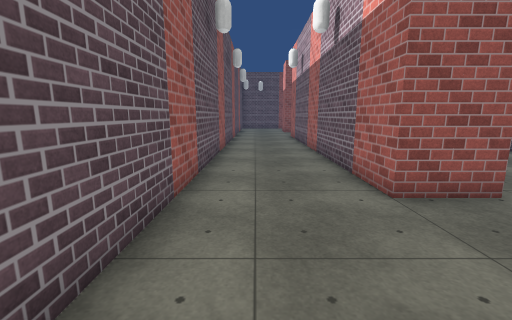
view 1 (above)

23 first-person views from a walk through a Unity game level. The camera is 1.5 m above the floor, tilts 10° down and sees 90° across. The floor is counted in squares, 1 m on a side. Each view is taken from the middle of a square. On the plan, view 1 faces up. The plan holds only what a view shows up to about 13 squares ahead; the rest is blank. The place goes on beyond the plan. The player is left out. Some surface patterns are stand-ins.

view 2
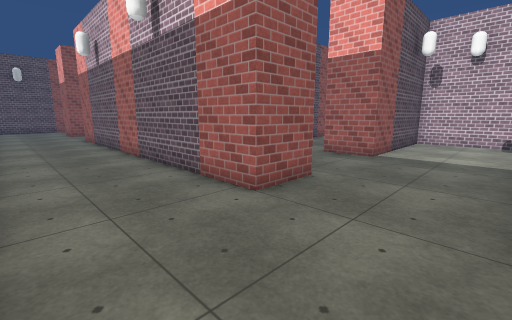

view 3
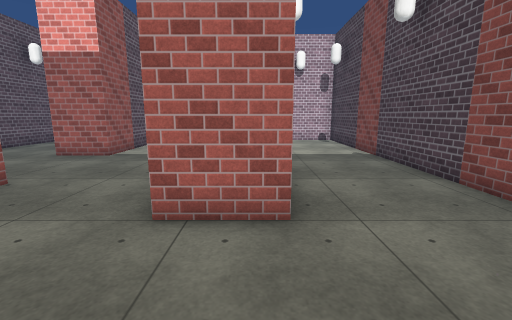

view 4
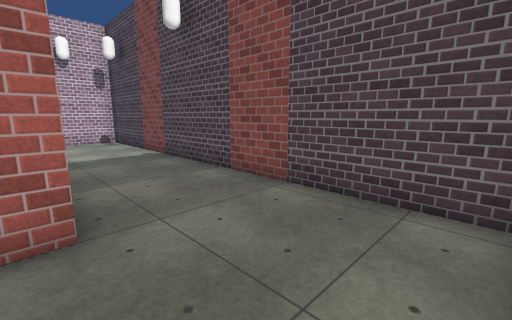

view 5
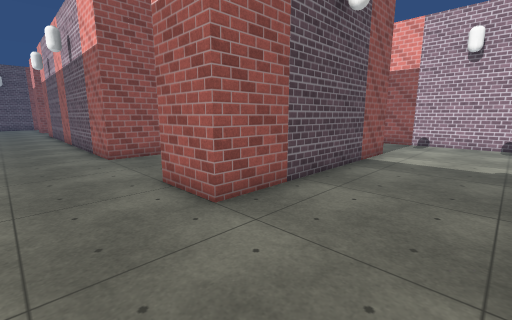

view 6
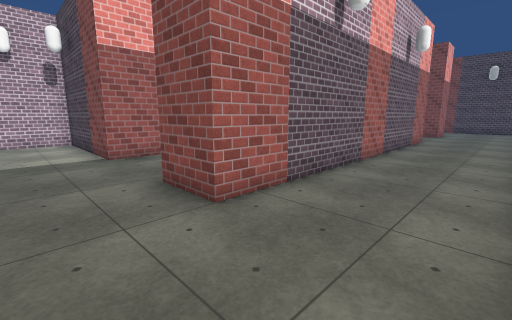

view 7
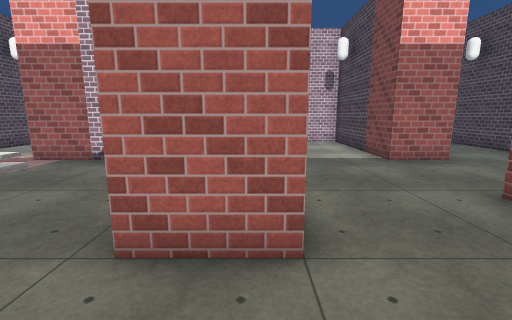

view 8
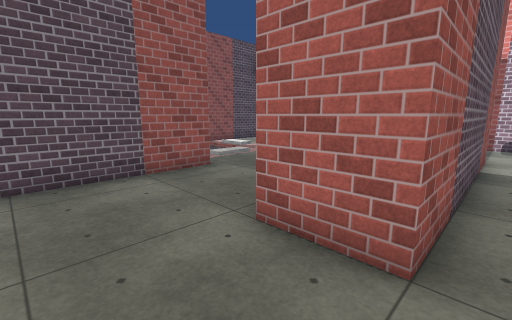

view 9
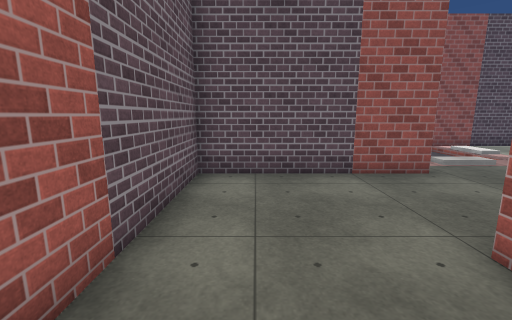

view 10
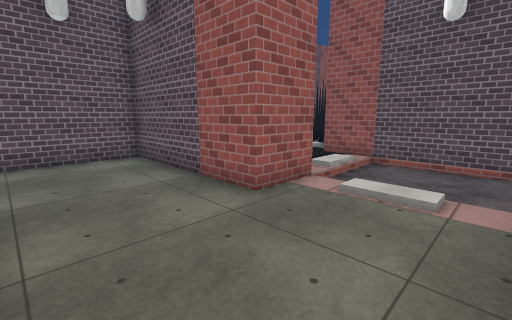

view 11
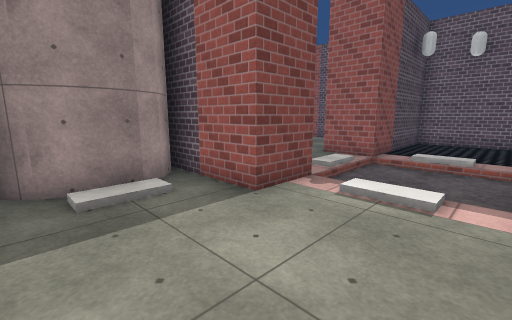

view 12
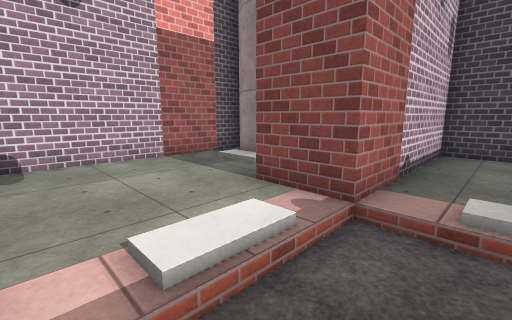

view 13
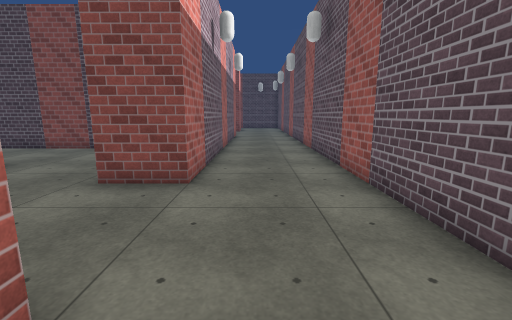

view 14
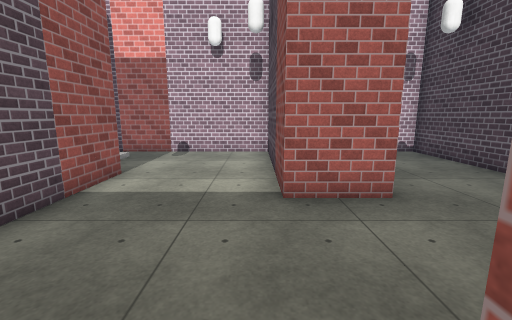

view 15
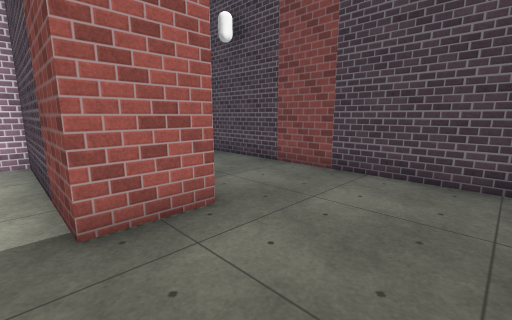

view 16
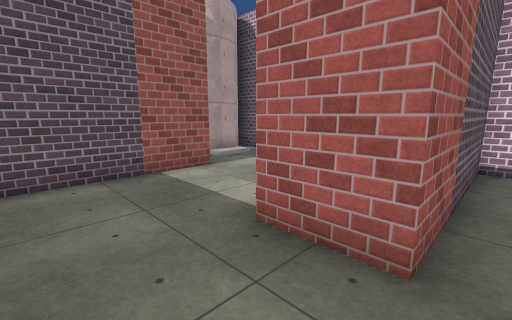

view 17
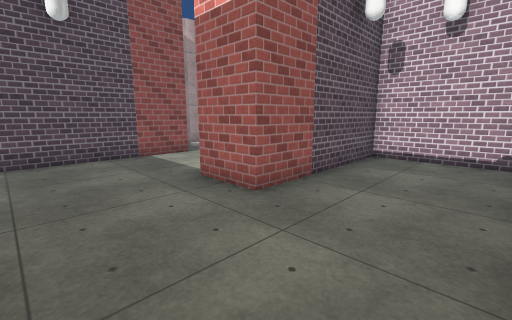

view 18
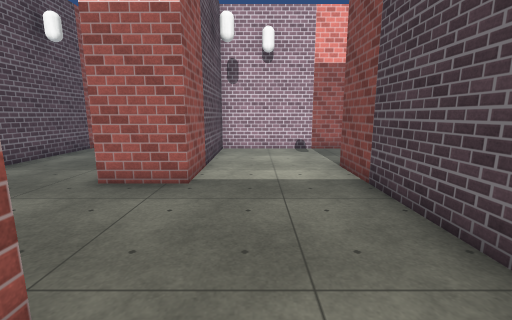

view 19
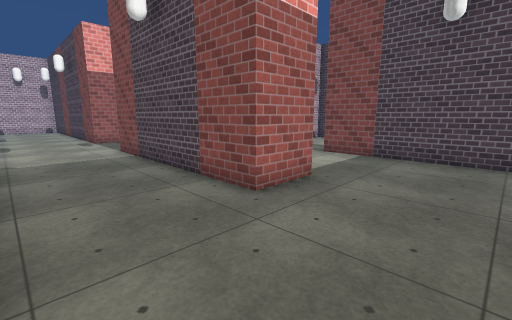

view 20
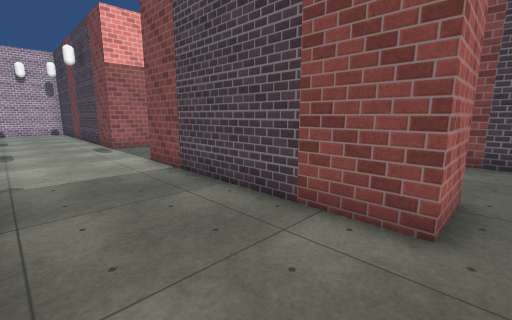

view 21
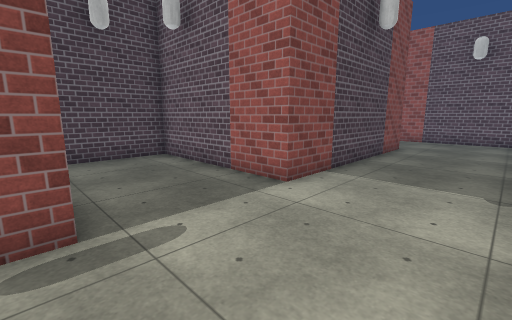

view 22
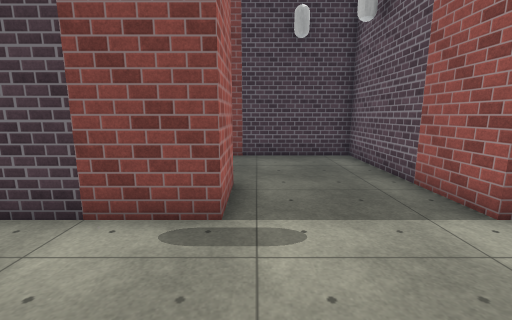

view 23
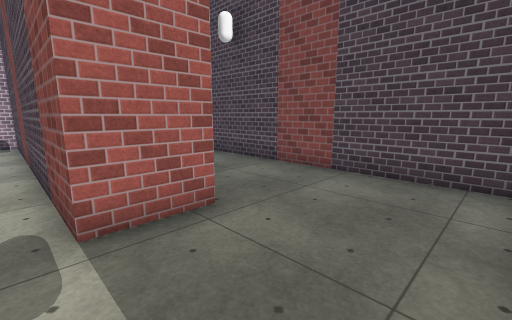

### Floor plan
Points are (right, up) in squares from view 1. A wall is a line through its corners. A room is listed if a view was taken in it or the views show most of it. See-through windows are left out.
Room 1 (views 1, 2, 3, 4, 5, 6, 7, 8, 9, 10, 11, 12, 13, 14, 15, 16, 17, 18, 19, 20, 21, 22, 23)
walls: (4.9, 12.5) (14.5, 12.5) (14.5, 16.5) (8.5, 16.5) (8.5, 18.5) (14.5, 18.5) (14.5, 25.8); (4.5, 10.1) (4.5, 7.8); (14.9, 10.5) (10.5, 10.5); (10.6, 22.5) (2.5, 22.5) (2.5, 24.5); (4.6, 4.5) (2.5, 4.5) (2.5, 18.5) (4.5, 18.5); (6.9, 24.5) (8.5, 24.5) (8.5, 30.5) (10.5, 30.5) (10.5, 26.9); (-1.5, 21.8) (-1.5, 1.2); (13.8, 24.9) (13.1, 24.6) (12.5, 24.5) (11.8, 24.6); (4.9, 0.5) (10.5, 0.5); (10.9, 27.7) (11.3, 28.1) (11.9, 28.4) (12.5, 28.5) (13.1, 28.4) (13.7, 28.1) (14.2, 27.6); (14.5, 27.4) (14.5, 34.1); (10.6, -1.5) (2.5, -1.5) (2.5, 0.5); (20.5, 4.4) (20.5, 6.5) (23.5, 6.5); (-1.2, 30.5) (4.5, 30.5) (4.5, 28.5) (-1.5, 28.5) (-1.5, 23.2); (14.5, -5.1) (14.5, 4.5) (8.5, 4.5) (8.5, 6.5) (16.5, 6.5) (16.5, 0.5) (23.5, 0.5); (13.1, 34.5) (2.5, 34.5); (-1.1, -5.5) (13.2, -5.5); (-1.5, 34.1) (-1.5, 30.8)
objects: other object (-1, 37) to (2, 37); block (4, 33); block (7, 30); block (9, 33); block (13, 24); block (13, 29)

Where each view was taken, in squares from view 1:
view 1: 0 up, 0 right, facing up
view 2: 1 up, 1 left, facing up-right
view 3: 1 down, 1 left, facing right
view 4: 1 down, 1 left, facing down-right
view 5: 5 down, 0 right, facing up-right
view 6: 21 up, 1 left, facing down-right
view 7: 23 up, 0 right, facing right
view 8: 22 up, 0 right, facing up-right
view 9: 22 up, 0 right, facing up
view 10: 25 up, 8 right, facing up-left
view 11: 34 up, 14 right, facing down-left
view 12: 34 up, 7 right, facing down-right
view 13: 24 up, 1 right, facing down
view 14: 19 up, 4 right, facing right
view 15: 19 up, 5 right, facing down-right
view 16: 16 up, 6 right, facing up-right
view 17: 13 up, 5 right, facing up-right
view 18: 3 up, 3 right, facing right
view 19: 10 up, 5 right, facing down-right
view 20: 10 up, 8 right, facing down-right
view 21: 10 up, 21 right, facing down-left
view 22: 10 up, 20 right, facing down
view 23: 7 up, 17 right, facing down-right
